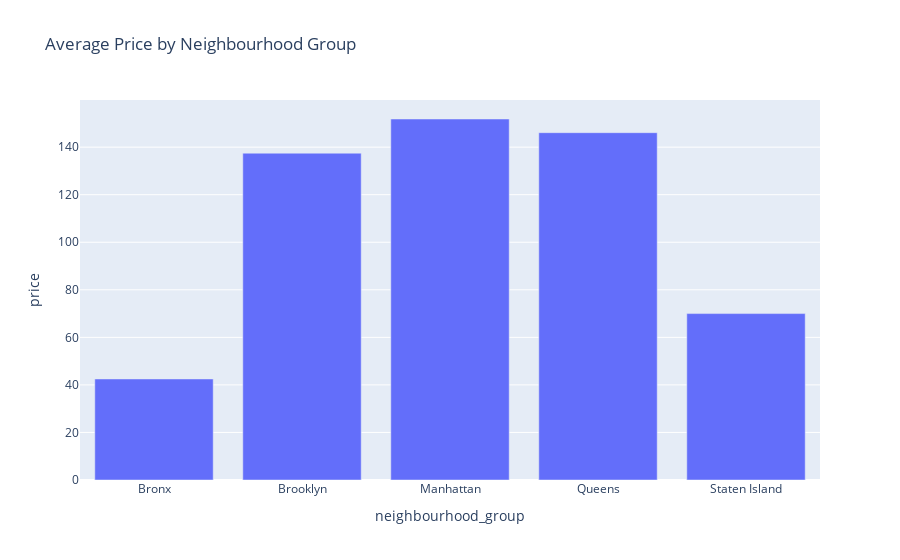

The cell this chart's notebook holds for it:
### Markdown cell above
# 2.Bar Chart-Plotly
This code will create a bar plot using Plotly Express, where each bar represents the average price of listings in each neighborhood group.This chart used two columns such as 'neighbourhood_group','price' of df_1.

### Code cell
avg_price_neighbourhood = df_1.groupby('neighbourhood_group')['price'].mean().reset_index()
fig = px.bar(avg_price_neighbourhood, x='neighbourhood_group', y='price', title='Average Price by Neighbourhood Group')
fig.show()

### Figure 1 — Plotly figure (JSON) as saved in the notebook; plotly's stock layout.template omitted (floating-point values rounded to 4 significant figures)
{"data": [{"alignmentgroup": "True", "hovertemplate": "neighbourhood_group=%{x}<br>price=%{y}<extra></extra>", "legendgroup": "", "marker": {"color": "#636efa", "pattern": {"shape": ""}}, "name": "", "offsetgroup": "", "orientation": "v", "showlegend": false, "textposition": "auto", "type": "bar", "x": ["Bronx", "Brooklyn", "Manhattan", "Queens", "Staten Island"], "xaxis": "x", "y": [42.5, 137.5, 151.8, 146.1, 70], "yaxis": "y"}], "layout": {"barmode": "relative", "legend": {"tracegroupgap": 0}, "title": {"text": "Average Price by Neighbourhood Group"}, "xaxis": {"anchor": "y", "domain": [0, 1], "title": {"text": "neighbourhood_group"}}, "yaxis": {"anchor": "x", "domain": [0, 1], "title": {"text": "price"}}}}
